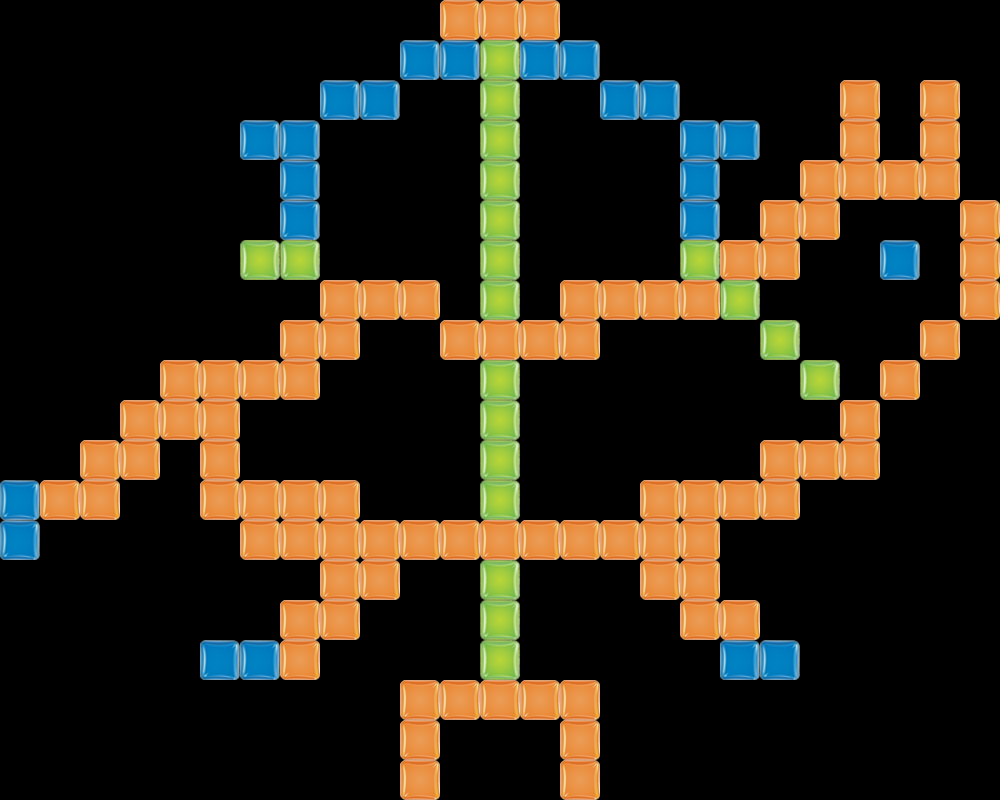

This is a level from a 2D game, rendered from its Tiled map with the project's own tilesets. A one-line summary and the map file follow, with tile-layer data summarised:
An orthogonal 25x20 tile map with 40x40 px tiles, 1 tile layer (块层 1), 3 tilesets.

<map version="1.0" orientation="orthogonal" renderorder="right-down" width="25" height="20" tilewidth="40" tileheight="40">
 <tileset firstgid="1" name="blueblock" tilewidth="40" tileheight="40">
  <image source="../img/blueblock.png" trans="ff00ff" width="40" height="40" />
 </tileset>
 <tileset firstgid="2" name="greenblock" tilewidth="40" tileheight="40">
  <image source="../img/greenblock.png" trans="ff00ff" width="40" height="40" />
 </tileset>
 <tileset firstgid="3" name="orgblock" tilewidth="40" tileheight="40">
  <image source="../img/orgblock.png" trans="ff00ff" width="40" height="40" />
 </tileset>
 <layer name="块层 1" width="25" height="20">
  <data>[500 cells, 130 non-empty, 3 distinct tile ids]</data>
 </layer>
</map>